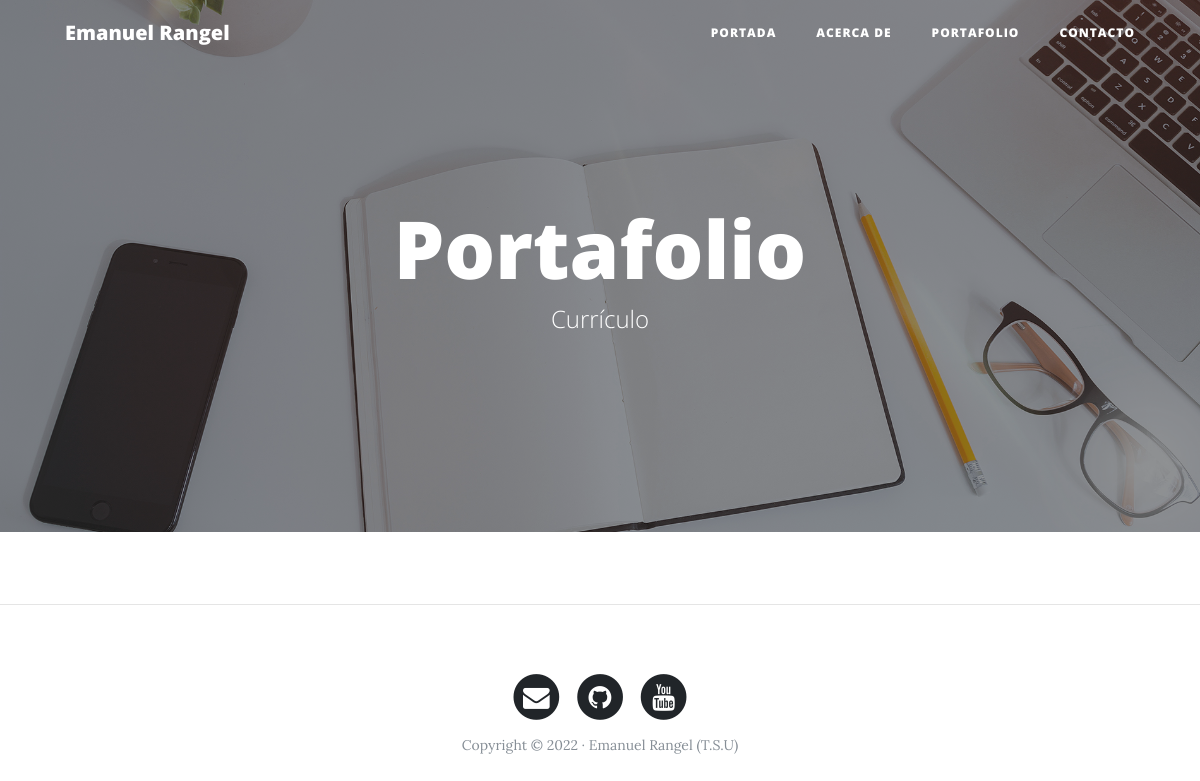
Page /portfolio/ on the earlier database version.
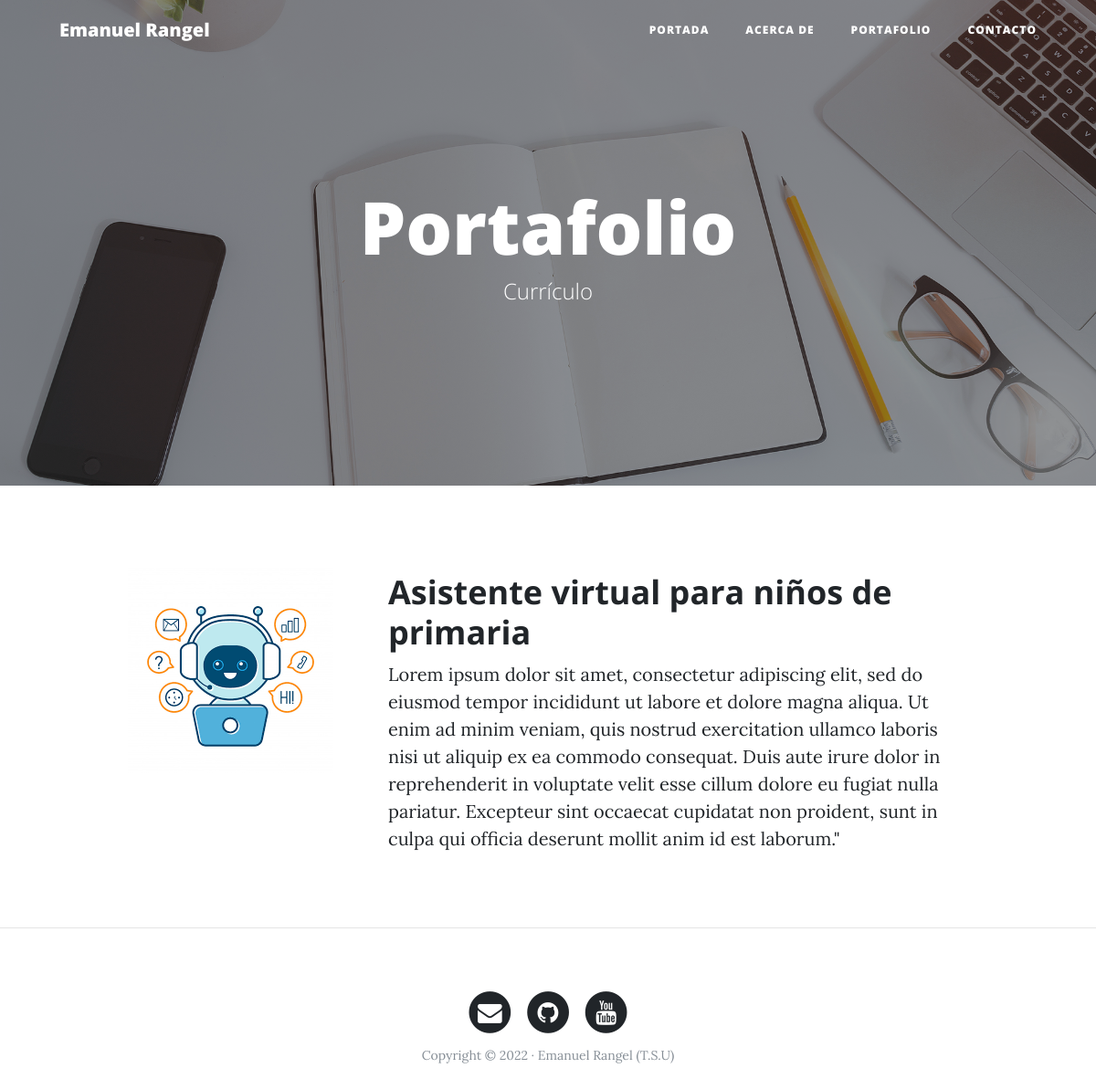
Same page on the later database version.
### portfolio/models.py (models this page shows, shortened)
class Project(models.Model):
    title = models.CharField(max_length=200,
        verbose_name="Título")
    description = models.TextField(
        verbose_name="Descripción")
    image = models.ImageField(upload_to="projects",
        verbose_name="Imagen")
    link = models.URLField(null=True, blank=True,
        verbose_name="Dirección Web")
    created = models.DateTimeField(auto_now_add=True,
        verbose_name="Fecha de creación")
    updated = models.DateTimeField(auto_now=True,
        verbose_name="Fecha de edición")
    class Meta:
        verbose_name = "proyecto"
        verbose_name_plural = "proyectos"
        ordering = ["-created"]

### portfolio/views.py (the view)
# urls.py: path('portfolio/', portfolio_views.portfolio, name="portfolio"),
def portfolio(request):
     projects = Project.objects.all()
     return render(request, "portfolio/portfolio.html",
        {'projects':projects})

### portfolio/templates/portfolio/portfolio.html (shortened to what this page needs)
{% extends 'core/base.html' %} {% block title %}Portafolio{% endblock %} {% load static %} {% block background %}{% static 'core/img/portfolio-bg.jpg' %}{% endblock %} {% block headers %}
<h1>Portafolio</h1>
<span class="subheading">Currículo</span> {% endblock %} {% block content %} {% for project in projects %}
<div class="row project">
    <div class="col-lg-3 col-md-4 offset-lg-1">
        <img class="img-fluid" src="{{project.image.url}}" alt="">
    </div>
    <div class="col-lg-7 col-md-8">
        <h2 class="section-heading title">{{project.title}}</h2>
        <p>{{project.description}}</p>
    </div>
</div>
{% endfor %} {% endblock %}

Differences in the rows shown:
added Project: image (picture), title "Asistente virtual para niños de primaria", description "Lorem ipsum dolor sit amet, consectetur adipiscing elit, sed do eiusmod tempor incididunt ut labore et dolore magna aliqua. Ut enim ad minim veniam, quis nostrud exercitation ullamco laboris nisi ut aliquip ex ea commodo consequat. Duis aute irure dolor in reprehenderit in voluptate velit esse cillum dolore eu fugiat nulla pariatur. Excepteur sint occaecat cupidatat non proident, sunt in culpa qui officia deserunt mollit anim id est laborum.\""
